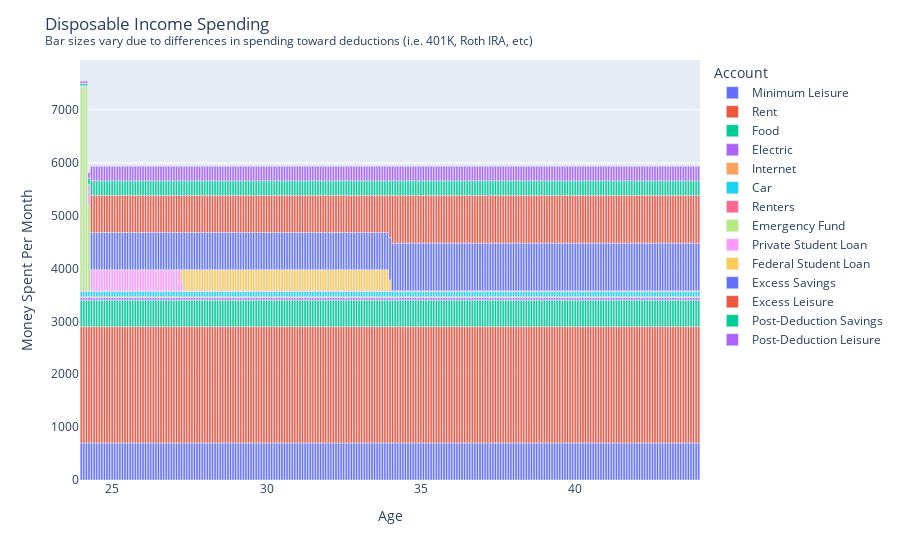

Here is the notebook cell this chart was saved with:
### Code cell
# Extract the required columns
plot_dat = results['Paycheck Only Spending'].with_columns((pl.col("Years") + current_age).alias("Age")).drop("Years").filter(pl.col("Age") < current_age+look_ahead_years)

# Plot each account value over the years
fig = px.bar(plot_dat.melt(id_vars="Age").rename(mapping={"variable" : "Account"}), x="Age", y="value", color='Account')

# Update layout and show the plot
fig.update_layout(title = "Disposable Income Spending <br><sup>Bar sizes vary due to differences in spending toward deductions (i.e. 401K, Roth IRA, etc)</sup>", xaxis_title='Age', yaxis_title='Money Spent Per Month')
fig.show()

### Figure 1 — Plotly figure (JSON) as saved in the notebook; plotly's stock layout.template omitted (floating-point values rounded to 4 significant figures; data arrays with more than 128 entries replaced by an {"elided": "..."} marker saying what was removed)
{"data": [{"alignmentgroup": "True", "hovertemplate": "Account=Minimum Leisure<br>Age=%{x}<br>value=%{y}<extra></extra>", "legendgroup": "Minimum Leisure", "marker": {"color": "#636efa", "pattern": {"shape": ""}}, "name": "Minimum Leisure", "offsetgroup": "Minimum Leisure", "orientation": "v", "showlegend": true, "textposition": "auto", "type": "bar", "x": {"elided": "241 float values"}, "xaxis": "x", "y": {"elided": "241 int values"}, "yaxis": "y"}, {"alignmentgroup": "True", "hovertemplate": "Account=Rent<br>Age=%{x}<br>value=%{y}<extra></extra>", "legendgroup": "Rent", "marker": {"color": "#EF553B", "pattern": {"shape": ""}}, "name": "Rent", "offsetgroup": "Rent", "orientation": "v", "showlegend": true, "textposition": "auto", "type": "bar", "x": {"elided": "241 float values"}, "xaxis": "x", "y": {"elided": "241 int values"}, "yaxis": "y"}, {"alignmentgroup": "True", "hovertemplate": "Account=Food<br>Age=%{x}<br>value=%{y}<extra></extra>", "legendgroup": "Food", "marker": {"color": "#00cc96", "pattern": {"shape": ""}}, "name": "Food", "offsetgroup": "Food", "orientation": "v", "showlegend": true, "textposition": "auto", "type": "bar", "x": {"elided": "241 float values"}, "xaxis": "x", "y": {"elided": "241 int values"}, "yaxis": "y"}, {"alignmentgroup": "True", "hovertemplate": "Account=Electric<br>Age=%{x}<br>value=%{y}<extra></extra>", "legendgroup": "Electric", "marker": {"color": "#ab63fa", "pattern": {"shape": ""}}, "name": "Electric", "offsetgroup": "Electric", "orientation": "v", "showlegend": true, "textposition": "auto", "type": "bar", "x": {"elided": "241 float values"}, "xaxis": "x", "y": {"elided": "241 int values"}, "yaxis": "y"}, {"alignmentgroup": "True", "hovertemplate": "Account=Internet<br>Age=%{x}<br>value=%{y}<extra></extra>", "legendgroup": "Internet", "marker": {"color": "#FFA15A", "pattern": {"shape": ""}}, "name": "Internet", "offsetgroup": "Internet", "orientation": "v", "showlegend": true, "textposition": "auto", "type": "bar", "x": {"elided": "241 float values"}, "xaxis": "x", "y": {"elided": "241 float values"}, "yaxis": "y"}, {"alignmentgroup": "True", "hovertemplate": "Account=Car<br>Age=%{x}<br>value=%{y}<extra></extra>", "legendgroup": "Car", "marker": {"color": "#19d3f3", "pattern": {"shape": ""}}, "name": "Car", "offsetgroup": "Car", "orientation": "v", "showlegend": true, "textposition": "auto", "type": "bar", "x": {"elided": "241 float values"}, "xaxis": "x", "y": {"elided": "241 int values"}, "yaxis": "y"}, {"alignmentgroup": "True", "hovertemplate": "Account=Renters<br>Age=%{x}<br>value=%{y}<extra></extra>", "legendgroup": "Renters", "marker": {"color": "#FF6692", "pattern": {"shape": ""}}, "name": "Renters", "offsetgroup": "Renters", "orientation": "v", "showlegend": true, "textposition": "auto", "type": "bar", "x": {"elided": "241 float values"}, "xaxis": "x", "y": {"elided": "241 int values"}, "yaxis": "y"}, {"alignmentgroup": "True", "hovertemplate": "Account=Emergency Fund<br>Age=%{x}<br>value=%{y}<extra></extra>", "legendgroup": "Emergency Fund", "marker": {"color": "#B6E880", "pattern": {"shape": ""}}, "name": "Emergency Fund", "offsetgroup": "Emergency Fund", "orientation": "v", "showlegend": true, "textposition": "auto", "type": "bar", "x": {"elided": "241 float values"}, "xaxis": "x", "y": {"elided": "241 float values"}, "yaxis": "y"}, {"alignmentgroup": "True", "hovertemplate": "Account=Private Student Loan<br>Age=%{x}<br>value=%{y}<extra></extra>", "legendgroup": "Private Student Loan", "marker": {"color": "#FF97FF", "pattern": {"shape": ""}}, "name": "Private Student Loan", "offsetgroup": "Private Student Loan", "orientation": "v", "showlegend": true, "textposition": "auto", "type": "bar", "x": {"elided": "241 float values"}, "xaxis": "x", "y": {"elided": "241 float values"}, "yaxis": "y"}, {"alignmentgroup": "True", "hovertemplate": "Account=Federal Student Loan<br>Age=%{x}<br>value=%{y}<extra></extra>", "legendgroup": "Federal Student Loan", "marker": {"color": "#FECB52", "pattern": {"shape": ""}}, "name": "Federal Student Loan", "offsetgroup": "Federal Student Loan", "orientation": "v", "showlegend": true, "textposition": "auto", "type": "bar", "x": {"elided": "241 float values"}, "xaxis": "x", "y": {"elided": "241 float values"}, "yaxis": "y"}, {"alignmentgroup": "True", "hovertemplate": "Account=Excess Savings<br>Age=%{x}<br>value=%{y}<extra></extra>", "legendgroup": "Excess Savings", "marker": {"color": "#636efa", "pattern": {"shape": ""}}, "name": "Excess Savings", "offsetgroup": "Excess Savings", "orientation": "v", "showlegend": true, "textposition": "auto", "type": "bar", "x": {"elided": "241 float values"}, "xaxis": "x", "y": {"elided": "241 float values"}, "yaxis": "y"}, {"alignmentgroup": "True", "hovertemplate": "Account=Excess Leisure<br>Age=%{x}<br>value=%{y}<extra></extra>", "legendgroup": "Excess Leisure", "marker": {"color": "#EF553B", "pattern": {"shape": ""}}, "name": "Excess Leisure", "offsetgroup": "Excess Leisure", "orientation": "v", "showlegend": true, "textposition": "auto", "type": "bar", "x": {"elided": "241 float values"}, "xaxis": "x", "y": {"elided": "241 float values"}, "yaxis": "y"}, {"alignmentgroup": "True", "hovertemplate": "Account=Post-Deduction Savings<br>Age=%{x}<br>value=%{y}<extra></extra>", "legendgroup": "Post-Deduction Savings", "marker": {"color": "#00cc96", "pattern": {"shape": ""}}, "name": "Post-Deduction Savings", "offsetgroup": "Post-Deduction Savings", "orientation": "v", "showlegend": true, "textposition": "auto", "type": "bar", "x": {"elided": "241 float values"}, "xaxis": "x", "y": {"elided": "241 float values"}, "yaxis": "y"}, {"alignmentgroup": "True", "hovertemplate": "Account=Post-Deduction Leisure<br>Age=%{x}<br>value=%{y}<extra></extra>", "legendgroup": "Post-Deduction Leisure", "marker": {"color": "#ab63fa", "pattern": {"shape": ""}}, "name": "Post-Deduction Leisure", "offsetgroup": "Post-Deduction Leisure", "orientation": "v", "showlegend": true, "textposition": "auto", "type": "bar", "x": {"elided": "241 float values"}, "xaxis": "x", "y": {"elided": "241 float values"}, "yaxis": "y"}], "layout": {"barmode": "relative", "legend": {"title": {"text": "Account"}, "tracegroupgap": 0}, "margin": {"t": 60}, "title": {"text": "Disposable Income Spending <br><sup>Bar sizes vary due to differences in spending toward deductions (i.e. 401K, Roth IRA, etc)</sup>"}, "xaxis": {"anchor": "y", "domain": [0, 1], "title": {"text": "Age"}}, "yaxis": {"anchor": "x", "domain": [0, 1], "title": {"text": "Money Spent Per Month"}}}}
